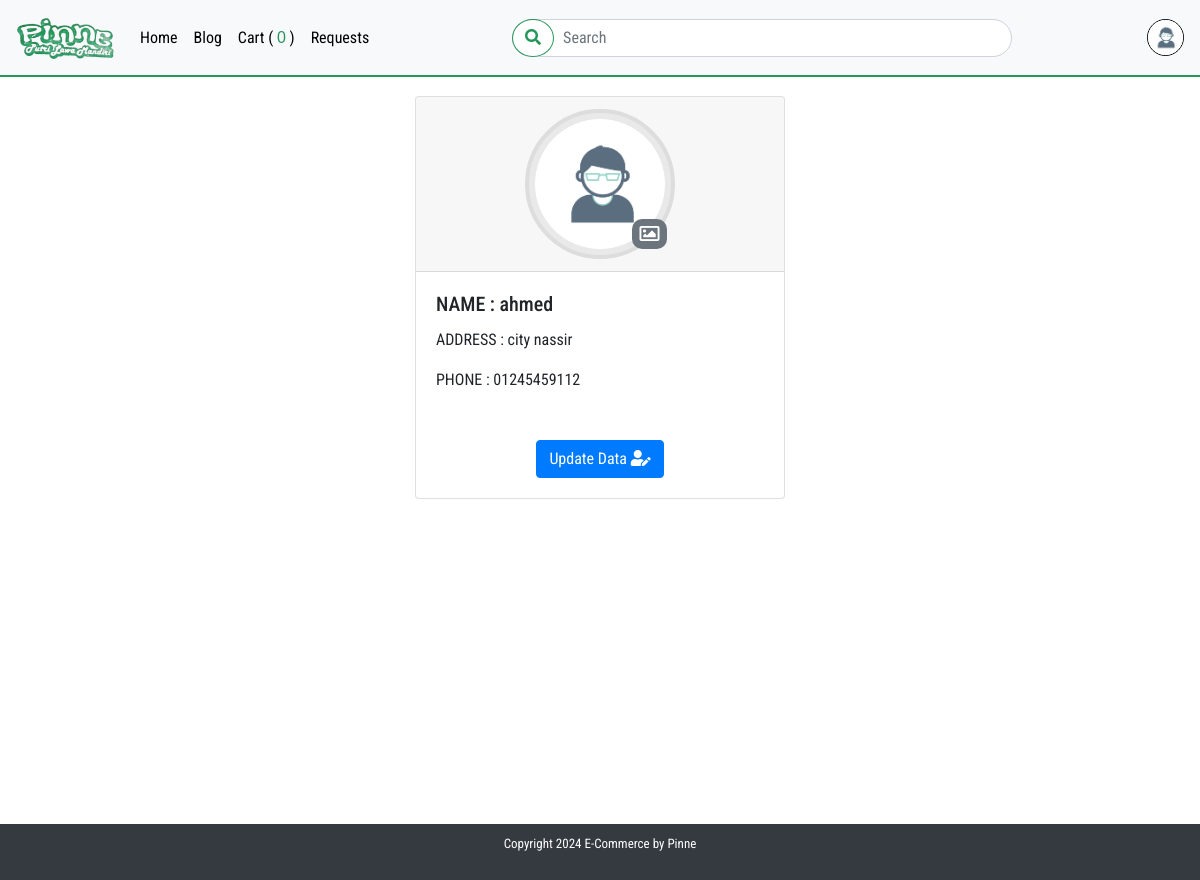
Page /user/user_profile.php (signed in) on the committed database.
### tables this page shows
CREATE TABLE `customers` (
  `id` int(11) NOT NULL,
  `name` varchar(20) NOT NULL,
  `email` varchar(50) NOT NULL,
  `password` varchar(12) NOT NULL,
  `phone` varchar(13) NOT NULL,
  `address` varchar(256) NOT NULL,
  `image_user` text DEFAULT 'user.jpg'
);

### genral/functions.php (called while the page is built, shortened)
<?php
function userPermissions(){
    $root_path = $GLOBALS['root_path'];
}

### user/user_profile.php (the view, shortened to what this page needs)
<?php
include "../genral/config.php";
include "../genral/functions.php";
    $idp = $_SESSION['id'];
    $select = "SELECT * FROM customers where id = $idp";
    $sr = mysqli_query($connectSQL , $select);
    $row = mysqli_fetch_assoc($sr);
    $phoneR = $row['phone'];
    include "../shared/header.php";
    include "../shared/nav.php";
?>
 <br>
<div class="container col-md-4 cart pt-4 ">
  <br>
    <div class="user_profile pt-4">
    <div class="card ">
  <div class="card-header text-center ">
    <div class='profile-image'>
    <img src="./upload_user_image/<?php echo $image ?>" alt="image" class="image_profile_user">
    <form method="POST" enctype="multipart/form-data">
      <label for="image" class="icone-image"><i class="far fa-image"></i></label>
    </form>
    </div>
  </div>
  <div class="card-body">
    <h5 class="card-title">NAME : <?php echo $nameR  ?></h5>
    <p class="card-text">ADDRESS : <?php echo $addressR  ?></p>
    <p class="card-text">PHONE : <?php echo $phoneR  ?></p>
    <div class="text-center mt-5">
      <a href="<?php echo $root_path ?>/user/user_profile.php?edit=<?php echo $idp; ?>" class="btn btn-primary">Update Data <i class="fas fa-user-edit"></i></a>
    </div>
  </div>
</div>
    </div>
</div>
<?php include "../shared/footer.php" ?>

### shared/nav.php (shortened to what this page needs)
<?php
$host = "localhost";
$user = "root";
$password= "";
$dbName = "penjualan";
$connectSQL = mysqli_connect($host , $user , $password , $dbName);
if(isset($_SESSION['id'])){
$ccId = $_SESSION['id'];
$slecetOrder = "SELECT * FROM `orders` JOIN `product` , `customers` WHERE customers.id = $ccId AND orders.productId = product.id AND customerId = customers.id";
$sc = mysqli_query($connectSQL ,$slecetOrder);
$numRowOrder = mysqli_num_rows($sc);
}
if(isset($_SESSION['id'])){
$cId = $_SESSION['id'];
$slecetCstum = "SELECT * FROM `customers` WHERE customers.id = $cId ";
$sCstum= mysqli_query($connectSQL ,$slecetCstum);
$rowCstum = mysqli_fetch_assoc($sCstum);
    $nameR = $rowCstum['name'];
    $addressR = $rowCstum['address'];
    $image = $rowCstum['image_user'];
}
?>
<nav class="navbar navbar-expand-lg navbar-dark bg-light fixed-top" style="border-bottom: 2px solid #26965A;">
  <a class="navbar-brand" href="<?php echo $root_path ?>/index.php"><img src="<?php echo $root_path ?>/image/logo-pinne.png" style="width: 100px;" alt=""></a>
  <div class="collapse navbar-collapse" id="navbarSupportedContent">
    <ul class="navbar-nav mr-auto">
      <li class="nav-item active">
        <a class="nav-link" href="<?php echo $root_path ?>/index.php" style="color: black;" >Home<span class="sr-only">(current)</span></a>
      </li>
      <li class="nav-item">
        <a class="nav-link" href="<?php echo $root_path ?>/blog/blog.php" style="color: black;" >Blog</a>
      </li>
      <?php if(isset($_SESSION['customer'] )) :?>
      <li class="nav-item">
        <a class="nav-link" href="<?php echo $root_path ?>/order/cart.php" style="color: black;" >Cart
        ( <span class='count_cart' style="color: #26965A;"> <?php echo $numRowOrder ;?></span> )</a>
      </li>
      <li class="nav-item">
        <a class="nav-link" href="<?php echo $root_path ?>/customer_requests/customer_requests.php" style="color:black;" >requests</a>
      </li>
      <?php endif; ?>
    </ul>
    <div class="box_srarch">
    <form class="form-inline my-2 my-lg-0"  autocomplete="off" method="GET">
      <input id="search_text" name="search_term" class="form-control w-100" type="text" placeholder="Search" aria-label="Search" style="border-radius: 50px;" >
      <button name="search" class="btn btn-outline-primary my-2 my-sm-0" type="submit" style="border-radius: 50%; border: 1px solid #26965A; color: #26965A; background-color: transparent; transition: background-color 0.3s, color 0.3s, border-color 0.3s;" onmouseover="this.style.backgroundColor='#26965A'; this.style.color='#fff'; this.style.borderColor='#fff';" onmouseout="this.style.backgroundColor='transparent'; this.style.color='#26965A'; this.style.borderColor='#26965A';">
        <i class="fas fa-search"></i>
      </button>
    </form>
      </div>
    <?php if(isset($_SESSION['customer'] )) :?>
      <div class="form-inline my-2 my-lg-0 ml-auto dropdown ">
        <a href="#" role="button" id="dropdownMenuLink" data-toggle="dropdown" aria-expanded="false" style="border: 1px solid black; border-radius: 50%;" >
          <img class='img-logo' src="<?php echo $root_path ?>/user/upload_user_image/<?php echo $image ?>" alt=""></a>
      </div>
    <?php endif; ?>
  </div>
</nav>

### css/main.css (style rules this page uses)
body { font-family: 'Oswald', sans-serif; font-family: 'Playfair Display', serif; font-family: 'Roboto Condensed', sans-serif; }
h1,h2,h3,h4,button { font-family: 'Oswald', sans-serif; font-family: 'Playfair Display', serif; }
label { font-weight: 600; }
.navbar,.landing { text-transform: capitalize; }
.count_cart { color: #ffc107; font-family: 'Trebuchet MS', 'Lucida Sans Unicode', 'Lucida Grande', 'Lucida Sans', Arial, sans-serif; }
.img-logo { height: 35px; border-radius: 50%; }
.card-title { white-space: nowrap; overflow: hidden; text-overflow: ellipsis; max-width: 100ch; }
.box_srarch .form-inline { position: relative; }
.box_srarch .form-inline input { padding-left: 50px; }
.box_srarch .form-inline button { position: absolute; left: 0; }
.user_profile .image_profile_user { width: 150px; height: 150px; object-fit: cover; border-radius: 50%; padding: 6px; background-color: #e9e9e9; border: 4px solid #dddddd; }
.user_profile .card-header .profile-image { position: relative; width: fit-content; margin: auto; }
.user_profile .card-header .profile-image .icone-image { position: absolute; width: 35px; background-color: #6c757d; bottom: 20px; right: 18px; color: #fff; font-size: 20px; overflow: hidden; border-radius: 10px; transform: translate(10px, 10px); margin: 0; cursor: pointer; }
.cart { min-height: 100vh; }

### rows in the picture
customers: image_user (placeholder picture), name "ahmed", address "city nassir", phone "01245459112"

### other values in the picture
$numRowOrder "0"
